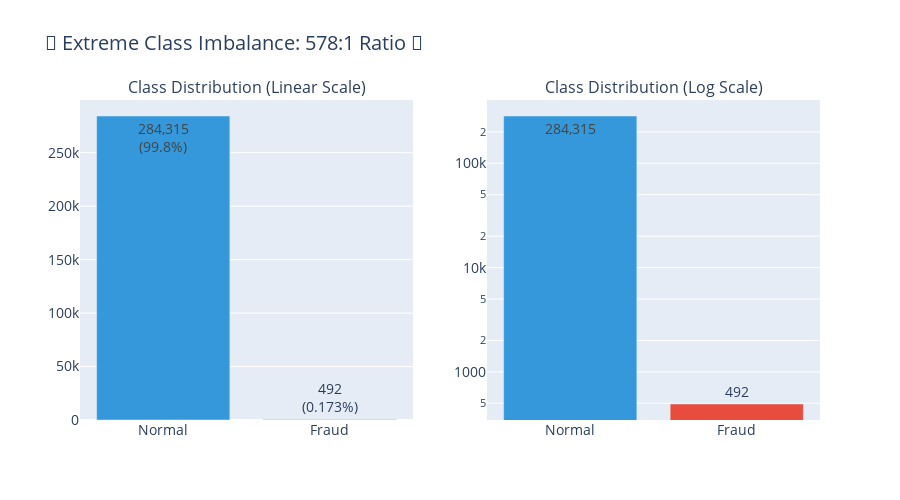

Notebook code cell kept with this figure:
### Code cell
# Create publication-quality class distribution visualization
fig = make_subplots(
    rows=1, cols=2,
    subplot_titles=['Class Distribution (Linear Scale)', 'Class Distribution (Log Scale)'],
    specs=[[{"type": "bar"}, {"type": "bar"}]]
)

colors = ['#3498db', '#e74c3c']  # Blue for normal, red for fraud

# Linear scale
fig.add_trace(
    go.Bar(
        x=['Normal', 'Fraud'],
        y=[normal_count, fraud_count],
        marker_color=colors,
        text=[f'{normal_count:,}<br>({(1-fraud_rate)*100:.1f}%)',
              f'{int(fraud_count):,}<br>({fraud_rate*100:.3f}%)'],
        textposition='auto',
        name='Transactions'
    ),
    row=1, col=1
)

# Log scale
fig.add_trace(
    go.Bar(
        x=['Normal', 'Fraud'],
        y=[normal_count, fraud_count],
        marker_color=colors,
        text=[f'{normal_count:,}', f'{int(fraud_count):,}'],
        textposition='auto',
        showlegend=False
    ),
    row=1, col=2
)

fig.update_yaxes(type="log", row=1, col=2)
fig.update_layout(
    title_text=f"🚨 Extreme Class Imbalance: {imbalance_ratio:.0f}:1 Ratio 🚨",
    showlegend=False,
    height=500,
    font=dict(size=14)
)

fig.show()

print(f"\n🎯 KEY INSIGHT: With only {fraud_rate*100:.3f}% fraud, a model that predicts 'normal' for ALL transactions achieves 99.83% accuracy but catches ZERO fraud!")

### Figure 1 — Plotly figure (JSON) as saved in the notebook; plotly's stock layout.template omitted (floating-point values rounded to 4 significant figures)
{"data": [{"marker": {"color": ["#3498db", "#e74c3c"]}, "name": "Transactions", "text": ["284,315<br>(99.8%)", "492<br>(0.173%)"], "textposition": "auto", "type": "bar", "x": ["Normal", "Fraud"], "xaxis": "x", "y": [284315, 492], "yaxis": "y"}, {"marker": {"color": ["#3498db", "#e74c3c"]}, "showlegend": false, "text": ["284,315", "492"], "textposition": "auto", "type": "bar", "x": ["Normal", "Fraud"], "xaxis": "x2", "y": [284315, 492], "yaxis": "y2"}], "layout": {"annotations": [{"font": {"size": 16}, "showarrow": false, "text": "Class Distribution (Linear Scale)", "x": 0.225, "xanchor": "center", "xref": "paper", "y": 1, "yanchor": "bottom", "yref": "paper"}, {"font": {"size": 16}, "showarrow": false, "text": "Class Distribution (Log Scale)", "x": 0.775, "xanchor": "center", "xref": "paper", "y": 1, "yanchor": "bottom", "yref": "paper"}], "font": {"size": 14}, "height": 500, "showlegend": false, "title": {"text": "🚨 Extreme Class Imbalance: 578:1 Ratio 🚨"}, "xaxis": {"anchor": "y", "domain": [0, 0.45]}, "xaxis2": {"anchor": "y2", "domain": [0.55, 1]}, "yaxis": {"anchor": "x", "domain": [0, 1]}, "yaxis2": {"anchor": "x2", "domain": [0, 1], "type": "log"}}}
